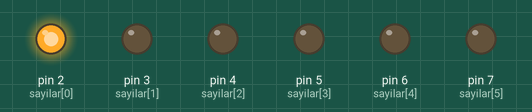
Simulated run of this sketch. Board: Arduino Uno, built with avr-gcc and run on an emulated ATmega328P. On the bench: output pins drawn as LEDs (lit = HIGH).

Above: at 0.12 s.
At 0.87 s:
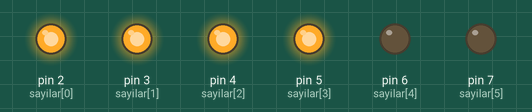
At 1.62 s:
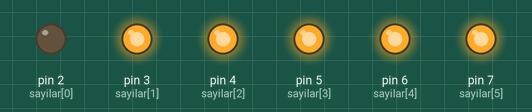
At 3.37 s:
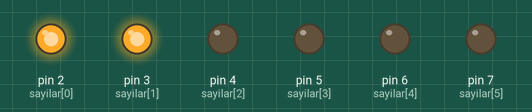
At 4.87 s:
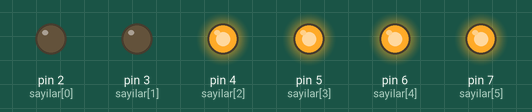
At 6.62 s:
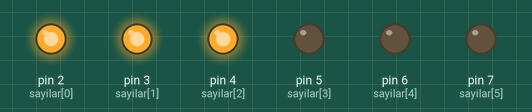
Timing chart, 0 to 6.9 s (numbered marks = the images above):
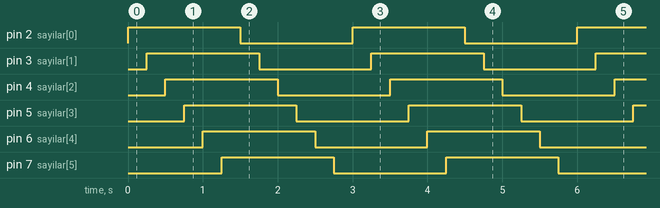

Measured:
- by itself, pin 2 (sayilar[0]), pin 3 (sayilar[1]), pin 4 (sayilar[2]), pin 5 (sayilar[3]), pin 6 (sayilar[4]), pin 7 (sayilar[5]): alternates HIGH for 1.5 s and LOW for 1.5 s
- by itself, everything shown: repeats every 3.0 s, in 12 steps

The sketch:

diziler.ino
```cpp
int sayilar [] = {2, 3, 4, 5, 6, 7};
String isimler [] = {"görsel", "işitsel", "teknoloji"};
char karakterler [] = {'k','e','r','i','m'};

void setup() {
  for (int i=0;i<6;i++){
    pinMode(sayilar[i],OUTPUT);
  }
  Serial.begin(9600);
}

void loop() {

  for(int k=0;k<6;k++){
    digitalWrite(sayilar[k], HIGH);
    delay(250);
  }

  for(int j=0;j<6;j++){
    digitalWrite(sayilar[j], LOW);
    delay(250);
  }

}
```
